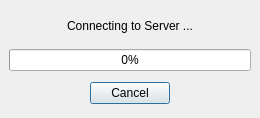
<ui version="4.0" >
 <class>connectToServerDialog</class>
 <widget class="QDialog" name="connectToServerDialog" >
  <property name="geometry" >
   <rect>
    <x>0</x>
    <y>0</y>
    <width>260</width>
    <height>118</height>
   </rect>
  </property>
  <property name="windowTitle" >
   <string>Connect to Server</string>
  </property>
  <layout class="QGridLayout" >
   <property name="margin" >
    <number>9</number>
   </property>
   <property name="spacing" >
    <number>6</number>
   </property>
   <item row="0" column="0" >
    <widget class="QLabel" name="label" >
     <property name="text" >
      <string>Connecting to Server ...</string>
     </property>
     <property name="alignment" >
      <set>Qt::AlignCenter</set>
     </property>
    </widget>
   </item>
   <item row="1" column="0" >
    <widget class="QProgressBar" name="progressBar" >
     <property name="value" >
      <number>0</number>
     </property>
     <property name="orientation" >
      <enum>Qt::Horizontal</enum>
     </property>
    </widget>
   </item>
   <item row="2" column="0" >
    <layout class="QHBoxLayout" >
     <property name="margin" >
      <number>5</number>
     </property>
     <property name="spacing" >
      <number>6</number>
     </property>
     <item>
      <spacer>
       <property name="orientation" >
        <enum>Qt::Horizontal</enum>
       </property>
       <property name="sizeHint" >
        <size>
         <width>40</width>
         <height>20</height>
        </size>
       </property>
      </spacer>
     </item>
     <item>
      <widget class="QPushButton" name="pushButton" >
       <property name="text" >
        <string>Cancel</string>
       </property>
      </widget>
     </item>
     <item>
      <spacer>
       <property name="orientation" >
        <enum>Qt::Horizontal</enum>
       </property>
       <property name="sizeHint" >
        <size>
         <width>40</width>
         <height>20</height>
        </size>
       </property>
      </spacer>
     </item>
    </layout>
   </item>
  </layout>
 </widget>
 <resources/>
 <connections/>
</ui>
